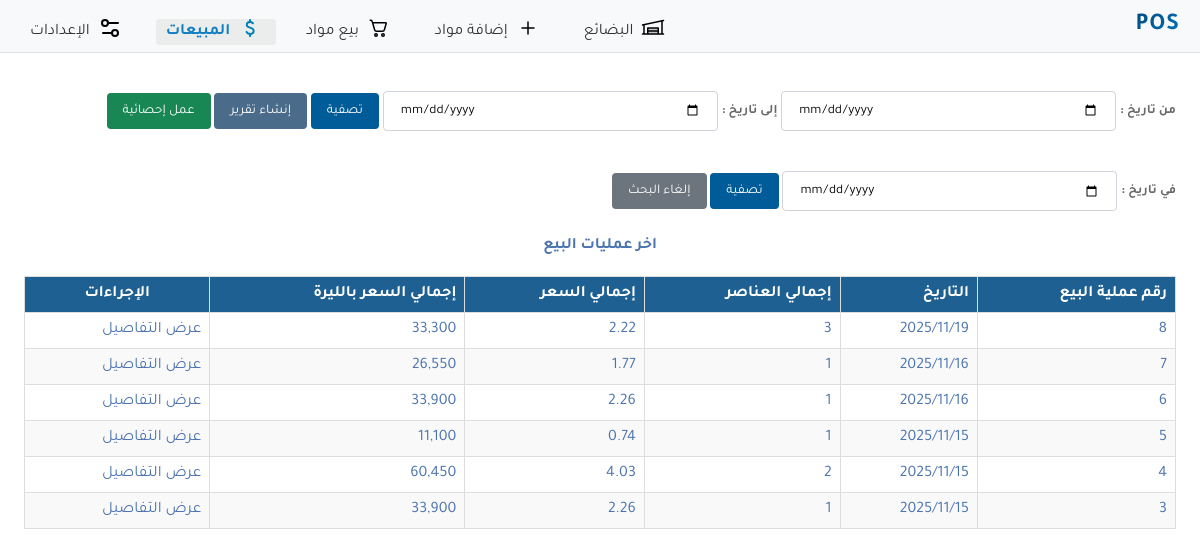
Before: /sales with the older database file.
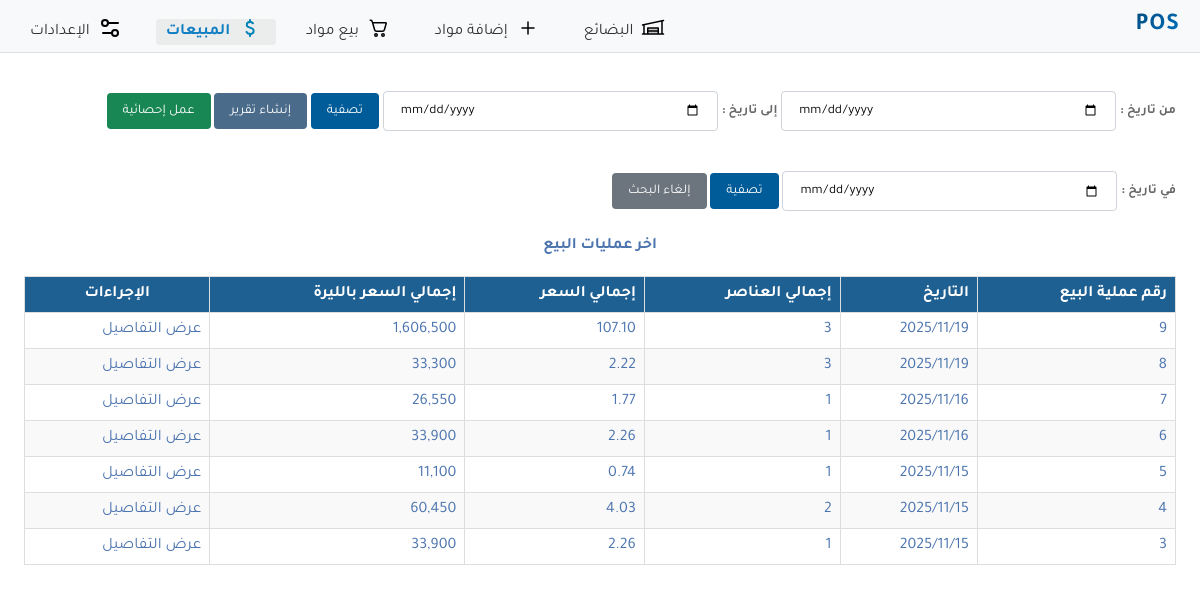
After: the same page with the newer database file.
### store/models.py (models this page shows, shortened)
class Sale(models.Model):
    date = models.DateField(default=timezone.now)
    products = models.ManyToManyField(Product, through='SaleItem')

### store/views.py (the view, shortened to what this page needs)
# urls.py: path('sales', views.list_sales, name='list_sales'),
def list_sales(request):
    sales_message=""
    current_year = datetime.now().year
    months = [(i, f"{i:02d}") for i in range(1, 13)]  # List of tuples
    sales = Sale.objects.all()
    start_date = request.GET.get('start_date')
    end_date = request.GET.get('end_date')
    single_date = request.GET.get('single_date')
    if  not start_date and not end_date and not single_date: #no filters => latest 20 sales
        sales = sales.order_by('-date', '-id')[:20]
        sales_message='اخر عمليات البيع'
    sales_data = []
    for sale in sales:
        total_items = SaleItem.objects.filter(sale=sale).aggregate(total=Sum('quantity'))['total'] or 0
        total_price = sum(item.price_at_sale * item.quantity for item in SaleItem.objects.filter(sale=sale))
        total_price_syp = sum(item.price_at_sale * item.quantity * item.dollar_rate_at_sale for item in SaleItem.objects.filter(sale=sale))
        sales_data.append({
            'sale': sale,
            'total_items': total_items,
            'total_price': total_price,
            'total_price_syp': total_price_syp
        })
    return render(request, 'store/list_sales.html', {'sales_message':sales_message,'sales_data': sales_data,'current_year': current_year,'months': months})

### store/templates/store/list_sales.html (shortened to what this page needs)
{% extends 'base.html' %}
{% load static %}
{% load humanize %}
{% block content %}
<link rel="stylesheet" type="text/css" href="{% static 'store/sales.css' %}">
<form method="get" action="{% url 'list_sales' %}">
    <label for="start_date" class="form-label"> من تاريخ :</label>
    <input type="date" id="start_date" name="start_date" >
    <label for="end_date" class="form-label"> إلى تاريخ :</label>
    <input type="date" id="end_date" name="end_date">
    <button type="submit" class="btn blue">تصفية</button>
    <button type="button" class="btn special_blue" onclick="openModal()">
    إنشاء تقرير
</button>
<button type="button" class="btn green">
    <a href={% url "sales_statistics" %}>
        عمل إحصائية
    <a/>
</button>
</form>
<form>
    <label for="single_date"  class="form-label">في تاريخ :</label>
    <input type="date" id="single_date" name="single_date">
    <button type="submit" class="btn blue">تصفية</button>
    <button type="button" class="btn gray" id="clearSearch">إلغاء البحث</button>
</form>
<p style="text-align:center; "><strong>{{sales_message}}</strong></p>
<table class="sales-list-table">
    <thead>
        <tr>
            <th>رقم عملية البيع</th>
            <th>التاريخ</th>
            <th>إجمالي العناصر</th>
            <th>إجمالي السعر</th>
            <th>إجمالي السعر بالليرة</th>
            <th style="text-align:center">الإجراءات</th>
        </tr>
    </thead>
    <tbody>
        {% for data in sales_data %}
            <tr>
                <td>{{ data.sale.id }}</td>
                <td>{{ data.sale.date|date:"Y/m/d" }}</td>
                <td>{{ data.total_items }}</td>
                <td>{{ data.total_price }}</td>
                <td>{{ data.total_price_syp|floatformat:0|intcomma }}</td>
                <td><a href="{% url 'sale_detail' data.sale.id %}">عرض التفاصيل</a></td>
            </tr>
        {% empty %}
            <tr>
                <td colspan="6" style="text-align:center" class="error">لا توجد مبيعات مسجلة</td>
            </tr>
        {% endfor %}
    </tbody>
</table>
{% endblock %}

Changed rows visible on the page:
added Sale: sale.id "9", sale "2025/11/19", total_items "3", total_price "107.10", total_price_syp "1,606,500"
